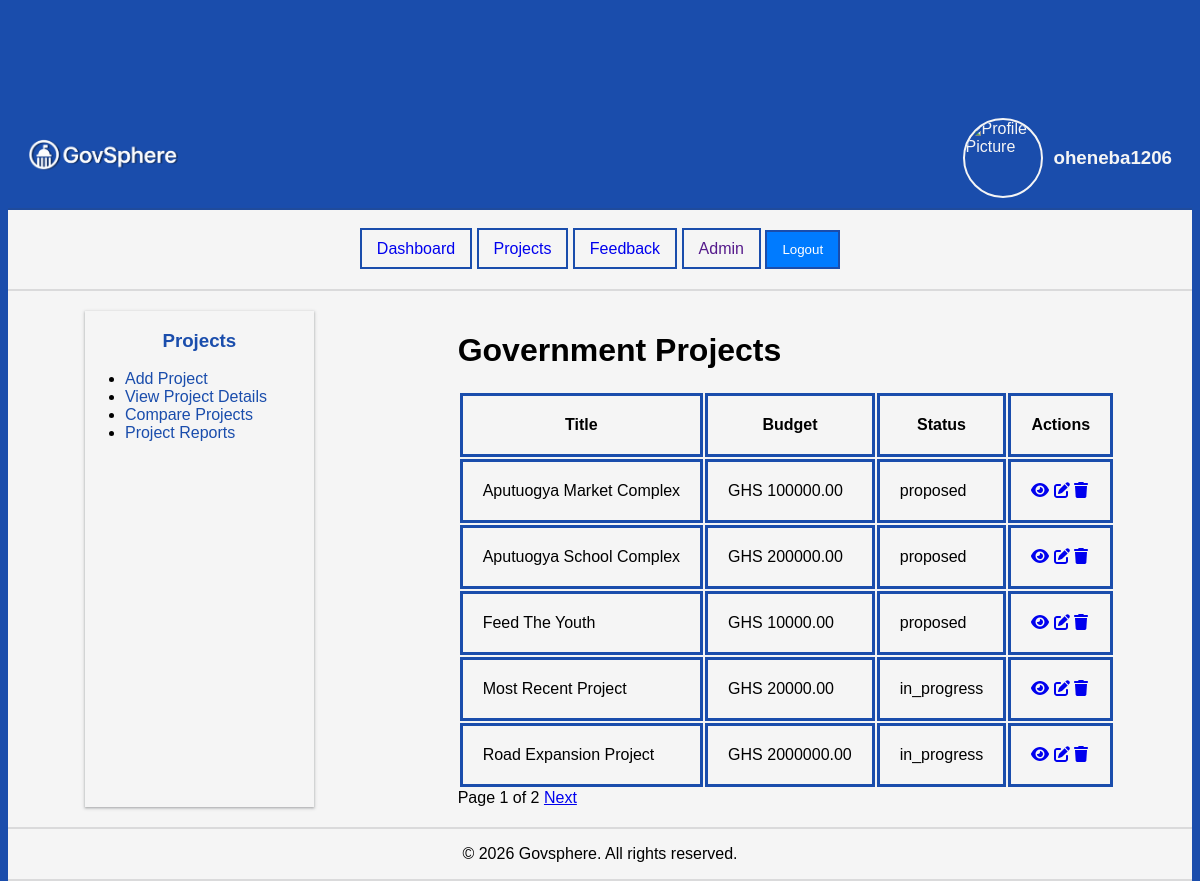
The page /projects/ (signed in) on the database its author committed.
### accounts/models.py (models this page shows, shortened)
class User(AbstractUser):
    ROLE_CHOICES = (
        ('citizen', 'Citizen'),
        ('official', 'Official'),
        ('admin', 'Admin'),
    )
    role = models.CharField(max_length = 20, choices = ROLE_CHOICES, default= 'citizen')

### projects/models.py (models this page shows, shortened)
class Project(models.Model):
    STATUS_CHOICES = (
        ('proposed', 'Pending Approval'),
        ('in_progress', 'In Progress'),
        ('completed', 'Completed'),
    )
    title = models.CharField(max_length=300)
    description = models.TextField()
    budget = models.DecimalField(max_digits=10, decimal_places=2)
    status = models.CharField(max_length=20, choices=STATUS_CHOICES, default='proposed')
    location = models.CharField(max_length=200)
    created_at = models.DateTimeField(auto_now_add=True)
    created_by = models.ForeignKey(settings.AUTH_USER_MODEL, on_delete=models.CASCADE)

### projects/views.py (the view)
# urls.py: path("", views.project_list, name = "project_list"),
@login_required
def project_list(request):
    all_projects =  Project.objects.all().order_by('title')
    paginator = Paginator(all_projects,5)
    page_number = request.GET.get('page',1)
    page_number = int(page_number)
    if page_number < 1:
        page_number = 1
    elif page_number > paginator.num_pages:
        page_number = paginator.num_pages
    page = paginator.page(page_number)
    data = {
        'all_projects': page.object_list,
        'page': page,
    }
    return render(request, "projects/project_list.html", data)

### templates/projects/project_list.html (shortened to what this page needs)
{% extends "defaults/base.html" %}
{% block content %}
<div class="main-container">
    {% block main_nav %}
    <div class="projects-nav">
        <h3>Projects</h3>
        <ul>
            <li>
                <a href="{% url 'add_new_project' %}">Add Project</a>
            </li>
            <li>
                <a href="{% url 'view_project_details' %}">View Project Details</a>
            </li>
            <li>
                <a href="">Compare Projects</a>
            </li>
            <li>
                <a href="">Project Reports</a>
            </li>
        </ul>
    </div>
    {% endblock main_nav %}
    {% block projects_main %}
    <div class="project-list">
        <h1>Government Projects </h1>
        <div class="is-project-list">
            <table>
                <tr>
                    <th>Title</th>
                    <th>Budget</th>
                    <th>Status</th>
                    <th>Actions</th>
                </tr>
                {% for project in all_projects %}
                <tr>
                    <td>{{ project.title }}</td>
                    <td>GHS {{ project.budget }}</td>
                    <td>{{ project.status }}</td>
                    <td>
                        <a href="{% url 'project_detail' project.pk %}"><i class="fa-solid fa-eye"></i></a>
                        <a href="{% url 'edit_project' project.pk %}"><i class="fa-solid fa-pen-to-square"></i></a>
                        <a href="{% url 'delete_project' project.pk %}"><i class="fa-solid fa-trash"></i></a>
                    </td>
                </tr>
                {% empty %}
                <tr>
                    <td colspan="3">No projects available.</td>
                </tr>
                {% endfor %}
            </table>
        </div>
        {% if page.has_other_pages %}
        <div class="pagination">
            <span>
                Page {{page.number}} of {{page.paginator.num_pages}}
            </span>
            {% if page.has_next %}
            <a href="?page={{page.next_page_number}}">Next</a>
            {% endif %}
        </div>
        {% endif %}
    </div>
    {% endblock projects_main %}
</div>
{% endblock content %}

### templates/defaults/nav.html (shortened to what this page needs)
{% load static %}
{% block header %}
<header>
    <div class="logo-container-header">
        <div class="logo-container">
            <img src="{%static 'images/govsphere.png'%}" alt="Govsphere Logo">
        </div>
        <div class="profile-container">
            <div>
                <img src="https://png.pngtree.com/png-vector/20231019/ourmid/pngtree-user-profile-avatar-png-image_10211471.png"
                    alt="Profile Picture">
                <div>
                    <h3>{{user.username}}</h3>
                </div>
            </div>
        </div>
    </div>
    <div class="nav-container">
        <nav>
            <a href="{% url 'dashboard' %}">Dashboard</a>
            <a href="{% url 'project_list' %}">Projects</a>
            <a href="{% url 'feedback' %}">Feedback</a>
            <a href="">Admin</a>
            <form method="post" action="{% url 'logout' %}" style="display:inline;">
                <button type="submit" >
                    Logout
                </button>
            </form>
        </nav>
    </div>
</header>
{% endblock header %}

### templates/defaults/base.html (style rules this page uses)
*, *::before, *::after { box-sizing: border-box; }
body { font-family: Arial, sans-serif; background-color: #1a4dac; display: flex; flex-direction: column; justify-content: flex-start; align-items: center; height: 100vh; }
.main-container { display: flex; gap: 30px; justify-content: space-around; padding: 20px; }
.projects-nav { width: 20%; box-shadow: rgba(60, 64, 67, 0.3) 0px 1px 2px 0px, rgba(60, 64, 67, 0.15) 0px 1px 3px 1px; }
.projects-nav h3 { text-align: center; color: #1a4dac; }
.projects-nav ul { height: 100%; }
.projects-nav a { text-decoration: none; color: #1a4dac; }
main, header, footer { width: 100%; background-color: whitesmoke; border-bottom: 2px solid rgba(60, 64, 67, 0.15); }
header { margin-top: 100px; }
td, th { border: 3px solid #1a4dac; padding: 20px; }
.project-list, .project-detail { max-width: 65%; }
button { background-color: #007BFF; color: white; border: none; cursor: pointer; transition: background-color 0.3s ease; }

### templates/defaults/nav.html (style rules this page uses)
.logo-container-header { display: flex; justify-content: space-between; align-items: center; padding: 10px 20px; width: 100%; color: whitesmoke; background-color: #1a4dac; border-bottom: 2px solid rgba(60, 64, 67, 0.15); }
.logo-container img { height: 50px; }
.profile-container>div { display: flex; align-items: center; gap: 10px; }
.profile-container img { height: 80px; width: 80px; border: 2px solid whitesmoke; border-radius: 50%; box-sizing: border-box; }
nav a, nav form button { border: 2px solid #1a4dac; padding: 10px 15px; text-decoration: none; }
.nav-container { display: flex; justify-content: center; align-items: center; padding: 20px; }

### rows shown on the page
User: username "oheneba1206"
Project: title "Aputuogya Market Complex", budget "100000.00", status "proposed"
Project: title "Aputuogya School Complex", budget "200000.00", status "proposed"
Project: title "Feed The Youth", budget "10000.00", status "proposed"
Project: title "Most Recent Project", budget "20000.00", status "in_progress"
Project: title "Road Expansion Project", budget "2000000.00", status "in_progress"

### other values the page prints
{{ page.number }} "1"
{{ page.paginator.num_pages }} "2"
